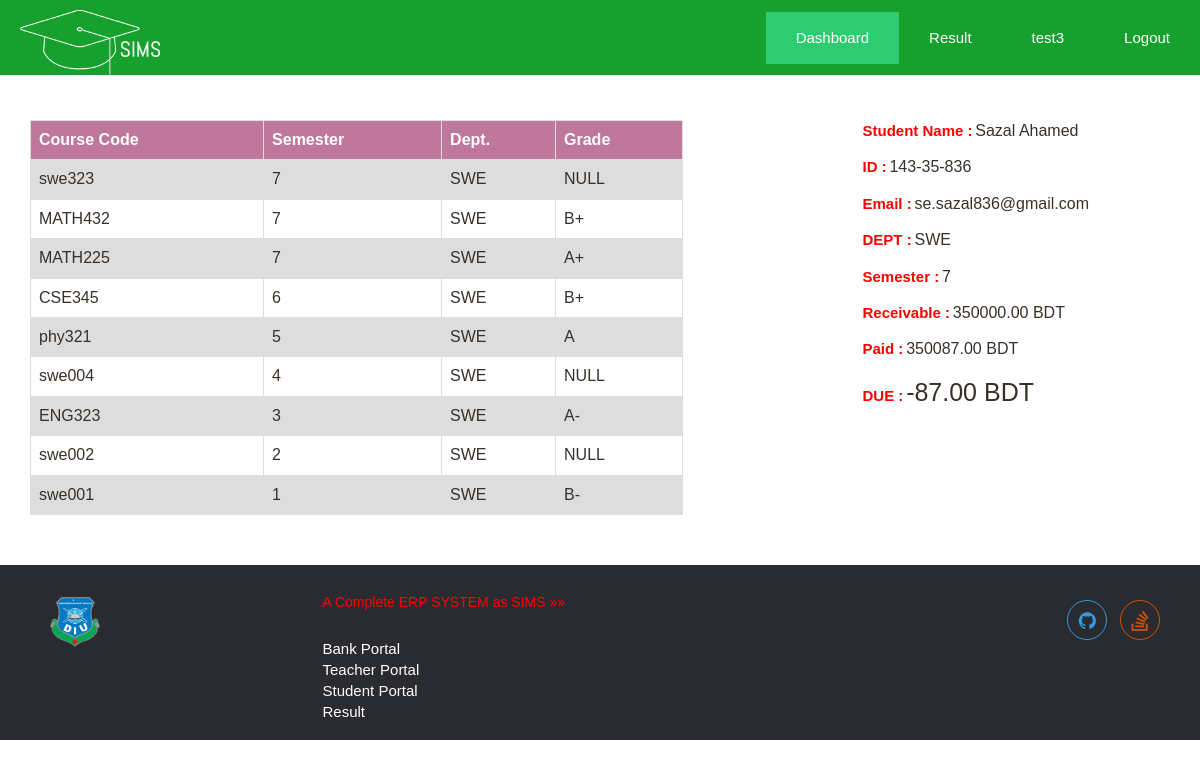
The page /student/dashboard.php (signed in) on the database its author committed.
### tables this page shows
CREATE TABLE IF NOT EXISTS `course_registr` (
  `row_id` int(11) NOT NULL AUTO_INCREMENT,
  `student_id` varchar(100) NOT NULL,
  `dept` varchar(100) NOT NULL,
  `semester_no` int(11) NOT NULL,
  `course_code` varchar(100) NOT NULL,
  `course_name` varchar(100) DEFAULT NULL,
  `cgpa` varchar(100) DEFAULT NULL,
  `grade` varchar(100) DEFAULT NULL,
  PRIMARY KEY (`row_id`)
);

CREATE TABLE IF NOT EXISTS `student_diu` (
  `row_id` int(11) NOT NULL AUTO_INCREMENT,
  `name` varchar(100) NOT NULL,
  `dept` varchar(100) NOT NULL,
  `student_id` varchar(100) NOT NULL,
  `email` varchar(100) NOT NULL,
  `password` varchar(200) NOT NULL,
  `semester` int(11) NOT NULL,
  `paid` int(11) NOT NULL,
  `receivable` int(11) NOT NULL,
  PRIMARY KEY (`row_id`)
);

### account/function.php (called while the page is built, shortened)
<?php
function student_check($db, $sid)
{
  $query = "SELECT * FROM student_diu WHERE student_id='$sid'";
  $result = mysqli_query($db, $query);
  return $result;
}
function student_result_check($db,$sid)
{
  $query = "SELECT * FROM course_registr WHERE student_id='$sid' ORDER BY semester_no DESC";
  $result = mysqli_query($db, $query);
  return $result;
}
  ?> <script>alert("<?php echo $record['paid']; ?>");</script> <?php

### student/dashboard.php (the view, shortened to what this page needs)
<?php include 'header.php';
require '../account/function.php';
$db = connector_db();
if (isset($_SESSION['student_login']) ) {
?>
<div class="container">
  <div class="row">
  <div class="col-sm-7">
    <section id="table">
       <table>
          <tr class="tb-heading" style="background:#bf779c;">
            <th>Course Code</th>
            <th>Semester</th>
            <th>Dept.</th>
            <th>Grade</th>
          </tr>
          <?php
          $sid = $_SESSION['student_login'];
          $result4 = student_result_check($db,$sid);
          if (mysqli_num_rows($result4) > 0) {
          while ($record4 = mysqli_fetch_assoc($result4)){
            ?>
          <tr>
            <td><?php echo $record4['course_code']; ?></td>
            <td><?php echo $record4['semester_no']; ?></td>
            <td><?php echo $record4['dept']; ?></td>
            <td><?php
            if($record4['grade']!=NULL){
            echo $record4['grade'];
          }else{
            echo 'NULL';
          } ?></td>
          </tr>
          <?php } } ?>
      </table>
  </section>
  </div>
    <div class="col-sm-5">
<section id="table">
      <div class="sajal-padding">
        <?php
        $result3 = student_check($db,$sid);
        if (mysqli_num_rows($result3) > 0) {
        while ($record3 = mysqli_fetch_assoc($result3)){ ?>
          <label class="col-form-label" style="color:red;">Student Name :</label>
          <span style="font-size:16px"><?php echo $record3['name']; ?></span><br> <br>
          <label class="col-form-label" style="color:red;">ID :</label>
          <span style="font-size:16px"><?php echo $record3['student_id']; ?></span><br> <br>
          <label class="col-form-label" style="color:red;">Email :</label>
          <span style="font-size:16px"><?php echo $record3['email']; ?></span><br> <br>
          <label class="col-form-label" style="color:red;">DEPT :</label>
          <span style="font-size:16px"><?php echo $record3['dept']; ?></span><br> <br>
          <label class="col-form-label" style="color:red;">Semester :</label>
          <span style="font-size:16px"><?php echo $record3['semester']; ?></span><br> <br>
          <label class="col-form-label" style="color:red;">Receivable :</label>
          <span style="font-size:16px"><?php echo $record3['receivable'].".00 BDT"; ?></span><br> <br>
          <label class="col-form-label" style="color:red;">Paid :</label>
          <span style="font-size:16px"><?php echo $record3['paid'].".00 BDT"; ?></span><br> <br>
          <label class="col-form-label" style="color:red;">DUE :</label>
          <span style="font-size:25px"><?php
          $a=(int)$record3['receivable'];
          $b= (int)$record3['paid'];
          $c= $a - $b;
          echo "\t \t".$c.".00 BDT"; ?></span><br> <br>
        <?php } } ?>
      </div>
    </section>
  </div>
  </div>
</div>
<?php
}
 ?>
<?php include '../account/footer.php';  ?>

### student/header.php (shortened to what this page needs)
<!DOCTYPE html>
<html lang="en">
  <head>
    <link rel="stylesheet" type="text/css" href="../assets/css/bootstrap.min.css">
    <link rel="stylesheet" type="text/css" href="../assets/css/font-awesome.css"/>
    <link rel="stylesheet" href="../assets/css/styles.css">
      <link rel="stylesheet" href="https://cdnjs.cloudflare.com/ajax/libs/sweetalert/1.1.3/sweetalert.min.css">
  </head>
  <body>
    <header>
      <a href="#home" class="logo" data-scroll><img class="sims-logo" src="../assets/img/logo.png" alt=""></a>
      <nav class="nav-collapse">
        <ul>
          <li class="menu-item active"><a href="dashboard.php" data-scroll>Dashboard</a></li>
          <li class="menu-item"><a href="diu-result-public.php" data-scroll>Result</a></li>
          <li class="menu-item"><a href="#" data-scroll>test3</a></li>
          <li class="menu-item"><a href="logout.php" data-scroll>Logout</a></li>
        </ul>
      </nav>
    </header>

### account/footer.php (shortened to what this page needs)
  <section id="social-icon">
    <div class="container">
      <div class="row">
        <div class="col-md-3">
          <a href="#" class="logo"><img class="vlogo" src="../assets/img/vlogo.png"></a>
        </div>
        <div class="col-md-3">
          <div class="social-content">
              <h5 style="color:red">A Complete ERP SYSTEM as SIMS »»</h5><br> <br>
            <a href="http://helpconcern.com/account/"><li>Bank Portal</li></a>
            <a href="http://helpconcern.com/teacher/"><li>Teacher Portal</li></a>
            <a href="http://helpconcern.com/student/"><li>Student Portal</li></a>
            <a href="http://helpconcern.com/student/diu-result-public.php"><li>Result</li></a>
          </div>
        </div>
        <div class="co-md-3">
          <div class="social-icons">
            <a href="#"><i class="fa fa-github" aria-hidden="true"></i></a>
            <a href="#"><i class="fa fa-stack-overflow" aria-hidden="true"></i></a>
          </div>
        </div>
      </div>
    </div>
  </section>
</body>
</html>

### assets/css/styles.css (style rules this page uses)
body, div, h1, h2, h3, h4, h5, h6, p, blockquote, pre, dl, dt, dd, ol, ul, li, hr, fieldset, form, label, legend, th, td, article, aside, figure, footer, header, hgroup, menu, nav, section, summary, hgroup { margin: 0; padding: 0; border: 0; }
.nav-collapse ul { margin: 0; padding: 0; width: 100%; display: block; list-style: none; }
.nav-collapse li { width: 100%; display: block; transition: .5s; }
.js .nav-collapse { clip: rect(0 0 0 0); max-height: 0; position: absolute; display: block; overflow: hidden; zoom: 1; }
@media screen and (min-width: 40em) { .js .nav-collapse { position: relative; } }
@media screen and (min-width: 40em) { .js .nav-collapse.closed { max-height: none; } }
body { -webkit-text-size-adjust: 100%; -ms-text-size-adjust: 100%; text-size-adjust: 100%; color: #37302a; background: #fff; font: normal 100%/1.4 sans-serif; }
header { background: #16A12E; position: fixed; z-index: 3; width: 100%; left: 0; top: 0; height: 75px; }
.logo { -webkit-tap-highlight-color: rgba(0,0,0,0); text-decoration: none; font-weight: bold; line-height: 55px; padding: 0 20px; color: #fff; float: left; font-size: 20px; margin-top: 10px; }
.sims-logo { height: 65px; }
.nav-collapse, .nav-collapse * { -webkit-box-sizing: border-box; -moz-box-sizing: border-box; box-sizing: border-box; }
.nav-collapse, .nav-collapse ul { list-style: none; width: 100%; float: left; }
@media screen and (min-width: 40em) { .nav-collapse { float: right; width: auto; } }
.nav-collapse li { float: left; width: 100%; }
@media screen and (min-width: 40em) { .nav-collapse li { width: auto; } }
.nav-collapse a { -webkit-tap-highlight-color: rgba(0,0,0,0); border-top: 1px solid white; text-decoration: none; background: #16A12E; padding: 0.7em 1em; color: #fff; width: 100%; float: left; font-size: 15px; transition: .5s; }
.nav-collapse a:active, .nav-collapse .active a { background: #2ecc71; }
@media screen and (min-width: 40em) { .nav-collapse a { padding: 1.02em 2em; text-align: center; border-top: 0; float: left; margin: 0; margin-top: 12px; } }
.sajal-padding { padding-left: 15em; }
label { font-size: 15px; color: #fff; }
.social-content { margin-top: 30px; float: left; }
.vlogo { height: 50px; margin-top: 22px; }
.social-content li { list-style: none; text-decoration: none; font-size: 15px; color: #fff; transition: .5s; }
#social-icon { background: #292b31; padding-bottom: 18px; }
.social-icons { margin-top: 30px; margin-right: 20px; }
.social-icons { text-align: right; }
.social-icons i { display: inline-block; list-style: none; margin: 5px; color: #3498db; height: 40px; width: 40px; border: 1px solid #3498db; border-radius: 100%; line-height: 40px; font-size: 20px; text-align: center; transition: .5s; }
.social-icons .fa-stack-overflow { color: #d35400; border: 1px solid #d35400; }
.tb-heading { background: #2ECCB6; color: #fff; }
#table { margin-top: 120px; padding-bottom: 50px; }
table { font-family: arial, sans-serif; border-collapse: collapse; width: 100%; }
td, th { border: 1px solid #dddddd; text-align: left; padding: 8px; font-size: 16px; transition: .4s; }
tr:nth-child(even) { background-color: #dddddd; transition: .4s; }

### rows shown on the page
course_registr: course_code "swe323", semester_no "7", dept "SWE", shows "NULL"
course_registr: course_code "MATH432", semester_no "7", dept "SWE", grade "B+"
course_registr: course_code "MATH225", semester_no "7", dept "SWE", grade "A+"
course_registr: course_code "CSE345", semester_no "6", dept "SWE", grade "B+"
course_registr: course_code "phy321", semester_no "5", dept "SWE", grade "A"
course_registr: course_code "swe004", semester_no "4", dept "SWE", shows "NULL"
course_registr: course_code "ENG323", semester_no "3", dept "SWE", grade "A-"
course_registr: course_code "swe002", semester_no "2", dept "SWE", shows "NULL"
course_registr: course_code "swe001", semester_no "1", dept "SWE", grade "B-"
student_diu: name "Sazal Ahamed", student "143-35-836", email "se.sazal836@gmail.com", dept "SWE", semester "7", receivable "350000", paid "350087", c "-87"
